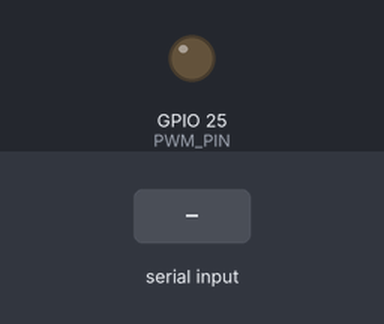
The sketch below on a simulated ESP32. Shown: output pins drawn as LEDs (lit = HIGH). Inputs (shaded band) come from the test bench. Pins used as bus, display or sensor lines are not drawn; what the sketch prints to the serial monitor is not drawn.

Above: at 2.2 s.
2.3 s: "90,45\n" received over Serial
At 3.3 s:
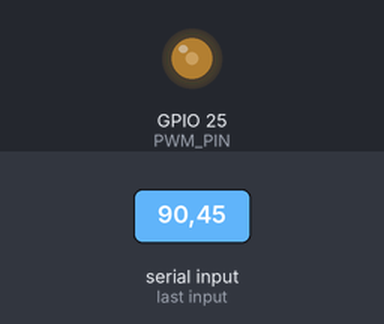
4.0 s: "30,150\n" received over Serial
At 5.1 s:
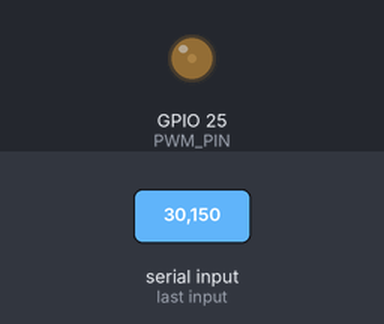
5.6 s: "200\n" received over Serial
At 6.8 s:
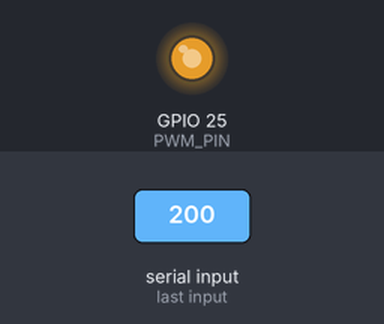
7.1 s: "90\n" received over Serial
At 8.5 s:
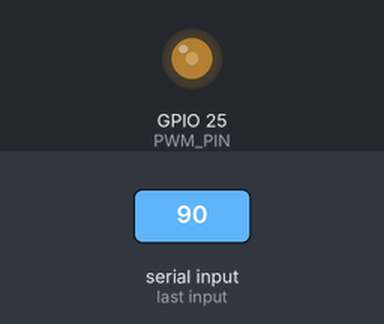
Timing chart, 0 to 9.7 s (numbered marks = the images above; inputs shaded):
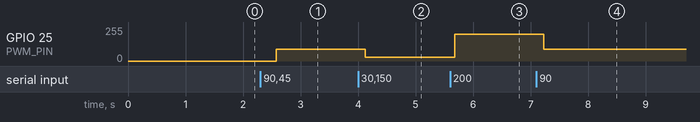

Measured:
- after the input at 2.3 s, GPIO 25 (PWM_PIN): 0/255 → 90/255 after 0.28 s
- after the input at 4.0 s, GPIO 25 (PWM_PIN): 90/255 → 30/255 after 0.13 s
- after the input at 5.6 s, GPIO 25 (PWM_PIN): 30/255 → 199/255 after 0.08 s
- after the input at 7.1 s, GPIO 25 (PWM_PIN): 199/255 → 90/255 after 0.13 s

The sketch:

test_ads1118.ino
```cpp
#include <SPI.h>

#define ADS_CS    17
#define ADS_SCK   5
#define ADS_MISO  16
#define ADS_MOSI  4

SPISettings adsSPI(1000000, MSBFIRST, SPI_MODE1);


// =====================================================
// KONFIGURASI ADS1118
// =====================================================
//
// MUX  = AIN0 terhadap GND
// PGA  = +/- 4.096 V
// MODE = Single-shot
// DR   = 128 SPS
//
// =====================================================

const uint16_t ADS_CONFIG = 0xC383;


// =====================================================
// KONFIGURASI NTC
// =====================================================

#define VCC        3.3

// Resistor bawah
#define R_BOTTOM   10000.0       // 10k ohm

// NTC
#define NTC_R25    100000.0      // 100k ohm @ 25°C
#define NTC_T25    298.15        // 25°C = 298.15 Kelvin
#define NTC_BETA   3950.0        // Beta = 3950 K


// =====================================================
// KONFIGURASI FILTER EMA
// =====================================================
//
// EMA_ALPHA menentukan seberapa cepat filter merespons
// perubahan suhu:
//
//   - kecil (0.05 - 0.1) -> sangat halus, respons lambat
//   - besar (0.3 - 0.8)  -> responsif, kurang meredam noise
//
// Untuk suhu hotend PET (perubahan relatif lambat),
// nilai 0.1 - 0.15 biasanya cocok.
//
// =====================================================

#define EMA_ALPHA   0.12

float temperatureFiltered = NAN;   // hasil suhu setelah difilter
bool  emaInitialized      = false; // flag inisialisasi pertama kali


// =====================================================
// KONFIGURASI PWM (KONTROL HEATER VIA MOSFET IRFZ44N)
// =====================================================

#define PWM_PIN     25
const uint32_t PWM_FREQ = 5000;  // 5 kHz
const uint8_t  PWM_RES  = 8;     // 8-bit -> 0-255

int pwmValue = 0;   // nilai PWM aktif saat ini (0-255)


// =====================================================
// KALIBRASI SUHU (regresi kuadratik dari data referensi)
// =====================================================
//
// Persamaan: T_kalibrasi = A*x^2 + B*x + C
// x = suhu hasil EMA (temperatureFiltered)
//
// Didapat dari fitting 10 titik data (PWM vs suhu ref
// vs suhu terbaca sensor), R^2 = 0.9999
//
// CATATAN: valid untuk rentang ~54-232°C (rentang data
// kalibrasi). Untuk area kerja mendekati 260°C, sebaiknya
// tambahkan titik data kalibrasi baru di 250-270°C agar
// tidak ekstrapolasi terlalu jauh dari data asli.
//
// =====================================================

#define CAL_A   -0.0012123207788950524
#define CAL_B    1.1994562204279697
#define CAL_C   -6.731294736362334

float temperatureCalibrated = NAN;  // suhu akhir setelah EMA + kalibrasi


// =====================================================
// READ ADS1118
// =====================================================

uint16_t readADS1118()
{
  uint16_t raw;

  SPI.beginTransaction(adsSPI);

  digitalWrite(ADS_CS, LOW);

  raw = SPI.transfer16(ADS_CONFIG);

  digitalWrite(ADS_CS, HIGH);

  SPI.endTransaction();

  return raw;
}


// =====================================================
// KONVERSI RESISTANSI NTC -> SUHU
// =====================================================

float calculateTemperature(float resistance)
{
  if (resistance <= 0)
  {
    return NAN;
  }

  // Persamaan Beta:
  //
  // 1/T = 1/T0 + (1/B) * ln(R/R0)

  float temperatureK =
    1.0 /
    (
      (1.0 / NTC_T25) +
      (1.0 / NTC_BETA) *
      log(resistance / NTC_R25)
    );

  // Kelvin -> Celsius

  float temperatureC =
    temperatureK - 273.15;

  return temperatureC;
}


// =====================================================
// FILTER EMA UNTUK SUHU
// =====================================================

float applyEMA(float newValue)
{
  if (isnan(newValue))
  {
    // Kalau pembacaan gagal, pertahankan nilai filter
    // sebelumnya (jangan rusak filter karena satu bacaan buruk)
    return temperatureFiltered;
  }

  if (!emaInitialized)
  {
    // Inisialisasi pertama kali langsung pakai nilai asli,
    // supaya filter tidak mulai dari 0 / naik pelan dari awal
    emaInitialized = true;
    return newValue;
  }

  return (EMA_ALPHA * newValue) +
         ((1.0 - EMA_ALPHA) * temperatureFiltered);
}


// =====================================================
// KALIBRASI SUHU (KUADRATIK)
// =====================================================

float calibrateTemperature(float tRaw)
{
  if (isnan(tRaw))
  {
    return NAN;
  }

  return (CAL_A * tRaw * tRaw) +
         (CAL_B * tRaw) +
         CAL_C;
}


// =====================================================
// SETUP
// =====================================================

void setup()
{
  Serial.begin(115200);

  pinMode(ADS_CS, OUTPUT);
  digitalWrite(ADS_CS, HIGH);

  SPI.begin(
    ADS_SCK,
    ADS_MISO,
    ADS_MOSI,
    ADS_CS
  );

  delay(1000);

  Serial.println("========================================");
  Serial.println("  ADS1118 - NTC 100K B3950 (+ Filter EMA)");
  Serial.println("========================================");


  // ---------------------------------------------------
  // Inisialisasi PWM (heater control)
  // ---------------------------------------------------

  if (!ledcAttach(PWM_PIN, PWM_FREQ, PWM_RES))
  {
    Serial.println("Gagal attach PWM!");
  }
  else
  {
    // Awal PWM = 0 (heater mati)
    ledcWrite(PWM_PIN, 0);

    Serial.println("=== PWM HEATER ===");
    Serial.println("Pin      : GPIO 25");
    Serial.println("Frequency: 5 kHz");
    Serial.println("Resolusi : 8-bit");
    Serial.println("Range    : 0-255");
    Serial.println();
    Serial.println("Masukkan nilai PWM (0-255) via Serial:");
  }
}


// =====================================================
// LOOP
// =====================================================

void loop()
{
  // ---------------------------------------------------
  // Mulai konversi
  // ---------------------------------------------------

  readADS1118();

  delay(10);


  // ---------------------------------------------------
  // Baca hasil ADC
  // ---------------------------------------------------

  uint16_t raw = readADS1118();

  int16_t signedRaw = (int16_t)raw;


  // ---------------------------------------------------
  // ADC -> VOLTAGE
  //
  // PGA = +/-4.096 V
  // ---------------------------------------------------

  float voltage =
    signedRaw * 4.096 / 32768.0;


  // ---------------------------------------------------
  // VOLTAGE -> RESISTANSI NTC
  //
  // Rangkaian:
  //
  //       3.3V
  //        |
  //      NTC
  //        |
  //        +---- A0
  //        |
  //      10k
  //        |
  //       GND
  //
  // Vout = VCC * R_BOTTOM / (R_NTC + R_BOTTOM)
  //
  // R_NTC = R_BOTTOM * (VCC/Vout - 1)
  // ---------------------------------------------------

  float ntcResistance = NAN;

  if (voltage > 0.001 && voltage < VCC)
  {
    ntcResistance =
      R_BOTTOM *
      ((VCC / voltage) - 1.0);
  }


  // ---------------------------------------------------
  // RESISTANSI NTC -> SUHU (mentah / belum difilter)
  // ---------------------------------------------------

  float temperatureC = NAN;

  if (!isnan(ntcResistance))
  {
    temperatureC =
      calculateTemperature(ntcResistance);
  }


  // ---------------------------------------------------
  // FILTER EMA
  // ---------------------------------------------------

  temperatureFiltered = applyEMA(temperatureC);


  // ---------------------------------------------------
  // KALIBRASI (koreksi kuadratik)
  // ---------------------------------------------------

  temperatureCalibrated = calibrateTemperature(temperatureFiltered);


  // ---------------------------------------------------
  // SERIAL OUTPUT
  // ---------------------------------------------------

  Serial.print("RAW = ");
  Serial.print(signedRaw);

  Serial.print("    Voltage = ");
  Serial.print(voltage, 6);
  Serial.print(" V");

  Serial.print("    R_NTC = ");
  Serial.print(ntcResistance, 2);
  Serial.print(" Ohm");

  Serial.print("    Temp Raw = ");
  Serial.print(temperatureC, 2);
  Serial.print(" °C");

  Serial.print("    Temp EMA = ");
  Serial.print(temperatureFiltered, 2);
  Serial.print(" °C");

  Serial.print("    Temp Kalibrasi = ");
  Serial.print(temperatureCalibrated, 2);
  Serial.println(" °C");


  // ---------------------------------------------------
  // KONTROL PWM DARI SERIAL
  // ---------------------------------------------------

  if (Serial.available() > 0)
  {
    int inputValue = Serial.parseInt();

    // Pastikan nilai berada dalam range 0-255
    pwmValue = constrain(inputValue, 0, 255);

    // Set PWM
    ledcWrite(PWM_PIN, pwmValue);

    Serial.print("PWM = ");
    Serial.print(pwmValue);
    Serial.print(" | Duty Cycle = ");
    Serial.print((pwmValue / 255.0) * 100.0, 1);
    Serial.println("%");

    // Bersihkan sisa karakter newline
    while (Serial.available())
    {
      Serial.read();
    }
  }


  delay(500);
}
```
